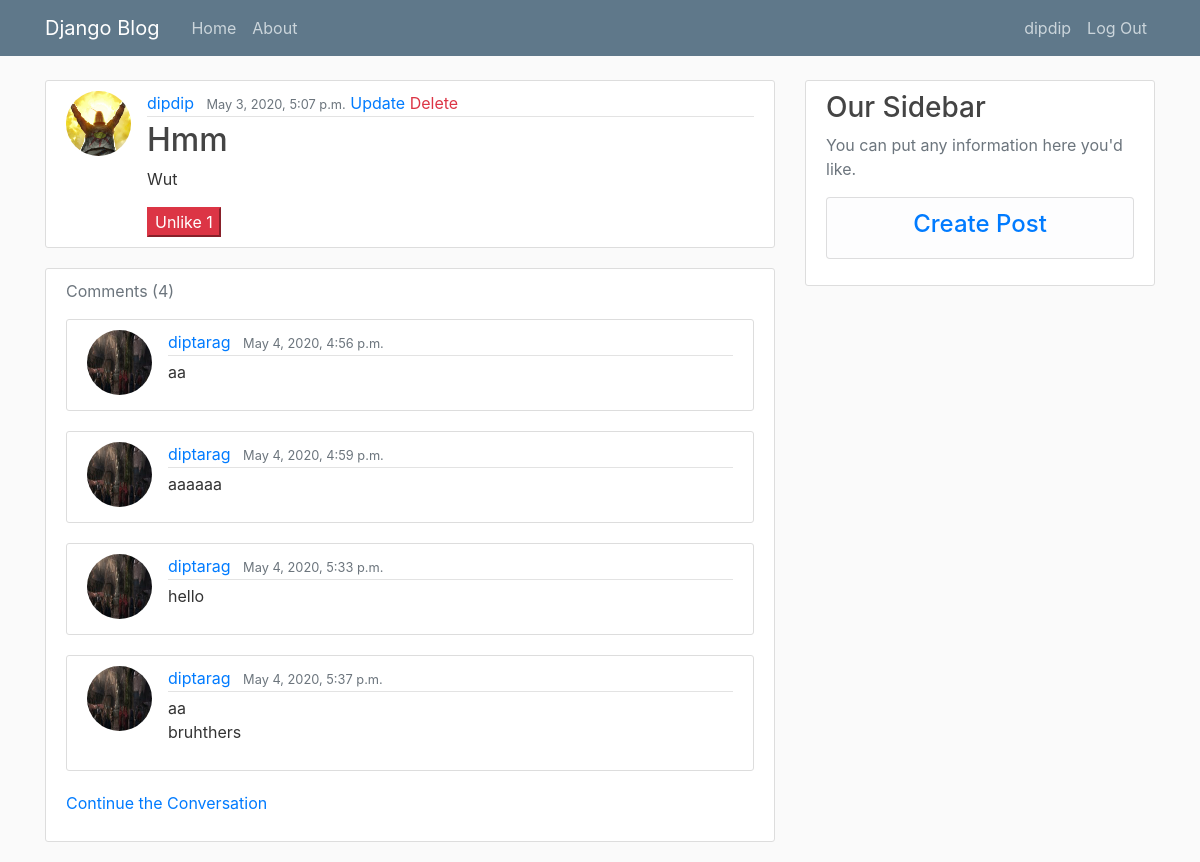
The app's page /post/3/ (signed in) with its own data.
### Blog/models.py (models this page shows, shortened)
class Post(models.Model):
	title = models.CharField(max_length=100)
	content = models.TextField()
	date_posted = models.DateTimeField(default=timezone.now)
	author = models.ForeignKey(User, on_delete=models.CASCADE)
	likers = models.ManyToManyField(User, related_name = 'likers', blank = True)

class Comment(models.Model):
	content = models.TextField()
	date_posted = models.DateTimeField(default=timezone.now)
	author = models.ForeignKey(User, on_delete=models.CASCADE)
	post = models.ForeignKey(Post, on_delete=models.CASCADE)
	likes = models.ManyToManyField(User, related_name = 'likes', blank = True)

### users/models.py (models this page shows, shortened)
class Profile(models.Model):
    user = models.OneToOneField(User, on_delete=models.CASCADE)
    image = models.ImageField(default='default.jpg', upload_to='profile_pics')

### Blog/views.py (the view)
# urls.py: path('post/<int:pk>/', PostDetailView.as_view(), name='post-detail'),
class PostDetailView(DetailView):
    model = Post
    def get_context_data(self, **kwargs):
        context = super().get_context_data(**kwargs)
        is_liked = False
        if (self.object.likers.filter(username = self.request.user.username).exists()):
            is_liked = True
        else:
            is_liked = False
        post = self.object
        context['comments'] = Comment.objects.filter(post = self.object)
        context['is_liked'] = is_liked
        context['post']  = post
        return context

### Blog/templates/Blog/post_detail.html
{%  extends "Blog/base.html" %}
{% block content %}
<body>
	<article class="media content-section">
				<img class = "rounded-circle article-img" src = "{{object.author.profile.image.url}}">
  <div class="media-body">
    <div class="article-metadata">
      <a class="mr-2" href="{% url 'profile-other' object.author.profile.id %}">{{ object.author }}</a>
      <small class="text-muted">{{ object.date_posted }}</small>
			{% if object.author == user %}
				<a class="text-blue" href="{%url 'post-update' object.id%}">Update </a>
				<a class="text-danger" href="{%url 'post-delete' object.id%}"> Delete </a>
			{% endif %}
    </div>
    <h2>{{ object.title }}</h2>
    <p class="article-content">{{ object.content }}</p>
		<div id = "like-section"> {% include 'Blog/like-section.html' %} </div>
  </div>
</article>
<div class="content-section"> <p class="text-muted"> Comments ({{comments.count}}) </p>
{% for comment in comments %}
		<article class="media content-section">
					<img class = "rounded-circle article-img" src = "{{comment.author.profile.image.url}}">
		<div class="media-body">
			<div class="article-metadata">
				<a class="mr-2" href="{% url 'profile-other' comment.author.profile.id %}">{{ comment.author }}</a>
				<small class="text-muted">{{ comment.date_posted }}</small>
			</div>
			<p class="article-content">{{ comment.content }}</p>
		</div>
		</article>
{% endfor %}
<p> <a href="{% url 'post-comment' object.id%}"> Continue the Conversation </a></p>
</div>
</body>
{% endblock content %}

### Blog/templates/Blog/base.html (shortened to what this page needs)
{% load static %}
<!DOCTYPE HTML>
<html lang="en">
  <head>
    <link rel="stylesheet" href="https://maxcdn.bootstrapcdn.com/bootstrap/4.0.0/css/bootstrap.min.css">
	<link rel="stylesheet" type="text/css" href="{%static 'Blog/main.css' %}">
</head>
<body>
	<header class="site-header">
  <nav class="navbar navbar-expand-md navbar-dark bg-steel fixed-top">
    <div class="container">
      <a class="navbar-brand mr-4" href="/">Django Blog</a>
      <div class="collapse navbar-collapse" id="navbarToggle">
        <div class="navbar-nav mr-auto">
          <a class="nav-item nav-link" href="{% url 'blog-home' %}">Home</a>
          <a class="nav-item nav-link" href="{% url 'blog-about' %}">About</a>
        </div>
        <div class="navbar-nav">
          {% if user.is_authenticated%}
                      <a class="nav-item nav-link" href="{% url 'profile' %}"> {{user.username }}</a>
                      <a class="nav-item nav-link" href="{% url 'logout' %}">Log Out</a>
          {% else %}
                      <a class="nav-item nav-link" href="{% url 'login' %}">Login</a>
                      <a class="nav-item nav-link" href="{% url 'register' %}">Register</a>
          {% endif %}
        </div>
      </div>
    </div>
  </nav>
</header>
<main role="main" class="container">
  <div class="row">
    <div class="col-md-8">
      {% block content %}{% endblock %}
    </div>
    <div class="col-md-4">
      <div class="content-section">
        <h3>Our Sidebar</h3>
        <p class='text-muted'>You can put any information here you'd like.
          <ul class="list-group">
            {% if user.is_authenticated%}
                <li class="list-group-item list-group-item-light"> <h4 align = "center" ><a href = "{% url 'post-create' %}"> Create Post </a> </h4></li>
            {% endif %}
          </ul>
        </p>
      </div>
    </div>
  </div>
</main>
  </body>
</html>

### Blog/templates/Blog/like-section.html (shortened to what this page needs)
{% if user.is_authenticated %}
<form action = "{% url 'like-post'%}" method = "post">
  {% if not is_liked %}
<button name = "post_id" id = "like" class = "btn-primary" value = "{{post.id}}" type = "submit"> Like {{post.likers.count}}</button>
 {% else %}
 <button name = "post_id" id = "like" class = "btn-danger" value = "{{post.id}}" type = "submit"> Unlike {{post.likers.count}}</button>
 {% endif %}
</form>
{% else %}
<button> {{post.likers.count}} Likes </button>
{% endif %}

### Blog/static/Blog/main.css (style rules this page uses)
body { background: #fafafa; color: #333333; margin-top: 5rem; }
h1, h2, h3, h4, h5, h6 { color: #444444; }
ul { margin: 0; }
.bg-steel { background-color: #5f788a; }
.site-header .navbar-nav .nav-link { color: #cbd5db; }
.content-section { background: #ffffff; padding: 10px 20px; border: 1px solid #dddddd; border-radius: 3px; margin-bottom: 20px; }
.article-content { white-space: pre-line; }
.article-img { height: 65px; width: 65px; margin-right: 16px; }
.article-metadata { padding-bottom: 1px; margin-bottom: 4px; border-bottom: 1px solid #e3e3e3 }

### records on screen
Post: author.profile.image (placeholder picture), author "dipdip", date_posted "May 3, 2020, 5:07 p.m.", title "Hmm", content "Wut", likers.count "1"
Comment: author.profile.image (picture), author "diptarag", date_posted "May 4, 2020, 4:56 p.m.", content "aa"
Comment: author.profile.image (picture), author "diptarag", date_posted "May 4, 2020, 4:59 p.m.", content "aaaaaa"
Comment: author.profile.image (picture), author "diptarag", date_posted "May 4, 2020, 5:33 p.m.", content "hello"
Comment: author.profile.image (picture), author "diptarag", date_posted "May 4, 2020, 5:37 p.m.", content "aa bruhthers"

### other values on screen
{{ user.username }} "dipdip"
{{ comments.count }} "4"
